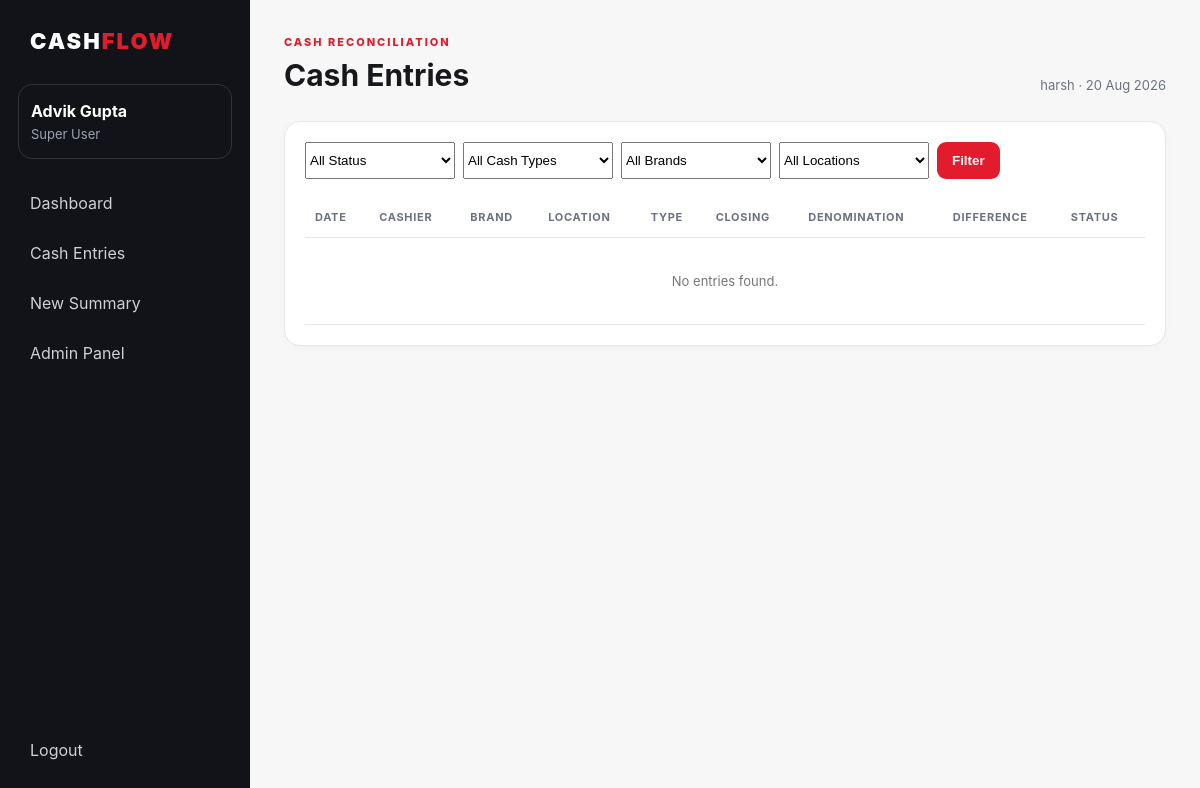
The app's page /entries/ (signed in) with its own data.
### cashapp/models.py (models this page shows, shortened)
class User(AbstractUser):
    ROLE_CHOICES=(('superuser','Super User'),('manager','Manager'),('cashier','Cashier'))
    role=models.CharField(max_length=20, choices=ROLE_CHOICES, default='cashier')
    brands=models.ManyToManyField(Brand, blank=True, related_name='assigned_users')
    locations=models.ManyToManyField(Location, blank=True, related_name='assigned_users')
    managers=models.ManyToManyField('self', blank=True, symmetrical=False, related_name='assigned_cashiers', limit_choices_to={'role':'manager'})

### cashapp/views.py (the view)
# urls.py: path('entries/',views.entry_list,name='entry_list'), path('entries/new/',views.entry_create,name='entry_create'), path('entries/<int:pk>/',views.entry_detail,name='entry_detail'), path('entries/<int:p
@login_required
@never_cache
def entry_list(request):
    qs=scoped_entries(request.user)
    for key in ['status','cash_type','brand','location','cashier']:
        val=request.GET.get(key)
        if val: qs=qs.filter(**{key:val})
    return render(request,'cashapp/entry_list.html',{'entries':qs[:300],'brands':Brand.objects.filter(active=True),'locations':Location.objects.filter(active=True)})

### cashapp/views.py (called while the page is built)
def scoped_entries(user):
    qs=CashEntry.objects.select_related('cashier','brand','location','last_action_by')
    if user.is_superuser or user.role=='superuser': return qs
    if user.role=='manager': return qs.filter(cashier__in=user.assigned_cashiers.all())
    return qs.filter(cashier=user)

### templates/cashapp/entry_list.html
{% extends 'base.html' %}{% block heading %}Cash Entries{% endblock %}{% block content %}<section class="panel"><form class="filters"><select name="status"><option value="">All Status</option><option value="pending">Pending</option><option value="approved">Approved</option><option value="revised">Revised</option><option value="rejected">Rejected</option></select><select name="cash_type"><option value="">All Cash Types</option><option value="main">Main Cash</option><option value="petty">Petty Cash</option></select><select name="brand"><option value="">All Brands</option>{% for b in brands %}<option value="{{ b.id }}">{{ b.name }}</option>{% endfor %}</select><select name="location"><option value="">All Locations</option>{% for l in locations %}<option value="{{ l.id }}">{{ l.name }}</option>{% endfor %}</select><button class="primary">Filter</button>{% if request.user.role == 'cashier' %}<a class="button" href="{% url 'entry_create' %}">+ New</a>{% endif %}</form><div class="tablewrap"><table><thead><tr><th>Date</th><th>Cashier</th><th>Brand</th><th>Location</th><th>Type</th><th>Closing</th><th>Denomination</th><th>Difference</th><th>Status</th></tr></thead><tbody>{% for e in entries %}<tr><td>{{ e.entry_date }}</td><td><a href="{% url 'entry_detail' e.pk %}"><b>{{ e.cashier }}</b></a></td><td>{{ e.brand }}</td><td>{{ e.location }}</td><td>{{ e.get_cash_type_display }}</td><td>₹{{ e.calculated_closing|floatformat:2 }}</td><td>₹{{ e.denomination_total|floatformat:2 }}</td><td class="{% if e.difference != 0 %}danger{% endif %}">₹{{ e.difference|floatformat:2 }}</td><td><span class="status {{ e.status }}">{{ e.get_status_display }}</span></td></tr>{% empty %}<tr><td colspan="9" class="empty">No entries found.</td></tr>{% endfor %}</tbody></table></div></section>{% endblock %}

### templates/base.html
{% load static %}<!doctype html><html><head><meta charset="utf-8"><meta name="viewport" content="width=device-width,initial-scale=1"><meta http-equiv="Cache-Control" content="no-store, no-cache, must-revalidate, max-age=0"><meta http-equiv="Pragma" content="no-cache"><meta http-equiv="Expires" content="0"><title>{% block title %}Cash Summary{% endblock %}</title><link rel="stylesheet" href="{% static 'css/app.css' %}"></head><body><div class="layout"><aside class="sidebar"><div class="brand">CASH<span>FLOW</span></div><div class="userbox"><b>{{ request.user.get_full_name|default:request.user.username }}</b><small>{{ request.user.get_role_display }}</small></div><nav><a href="{% url 'dashboard' %}">Dashboard</a><a href="{% url 'entry_list' %}">Cash Entries</a>{% if request.user.role == 'cashier' or request.user.is_superuser %}<a href="{% url 'entry_create' %}">New Summary</a>{% endif %}{% if request.user.is_superuser %}<a href="/admin/">Admin Panel</a>{% endif %}</nav><a class="logout" href="{% url 'logout' %}">Logout</a></aside><main class="main"><header><div><span class="eyebrow">CASH RECONCILIATION</span><h1>{% block heading %}Dashboard{% endblock %}</h1></div><div class="today">{{ request.user.get_username }} · {% now "d M Y" %}</div></header>{% for message in messages %}<div class="flash">{{ message }}</div>{% endfor %}{% block content %}{% endblock %}</main></div></body></html>

### static/css/app.css (style rules this page uses)
:root { --red:#e21b2d;--black:#111318;--gray:#f4f5f7;--line:#e5e7eb;--muted:#6b7280;--white:#fff }
* { box-sizing:border-box }
body { margin:0;font-family:Inter,Segoe UI,Arial,sans-serif;background:#f7f7f8;color:#17181b }
.layout { display:flex;min-height:100vh }
.sidebar { width:250px;background:var(--black);color:#fff;padding:28px 18px;position:fixed;inset:0 auto 0 0;display:flex;flex-direction:column }
.brand { font-weight:900;letter-spacing:2px;font-size:22px;padding:0 12px 30px }
.brand span { color:var(--red) }
.userbox { padding:16px 12px;border:1px solid #303238;border-radius:14px;margin-bottom:22px }
.userbox b,.userbox small { display:block }
.userbox small { color:#9ca3af;margin-top:5px }
nav { display:grid;gap:6px }
nav a,.logout { color:#cdd0d5;text-decoration:none;padding:12px;border-radius:10px }
.logout { margin-top:auto }
.main { margin-left:250px;width:calc(100% - 250px);padding:30px 34px }
header { display:flex;justify-content:space-between;align-items:end;margin-bottom:28px }
.eyebrow { font-size:11px;letter-spacing:2px;color:var(--red);font-weight:800 }
h1 { font-size:30px;margin:7px 0 0 }
.today,.muted,small { color:var(--muted);font-size:13px }
.panel { background:#fff;border:1px solid var(--line);border-radius:16px;padding:20px;box-shadow:0 2px 8px #00000006;margin-bottom:20px }
.tablewrap { overflow:auto }
table { width:100%;border-collapse:collapse;font-size:13px }
th,td { padding:13px 10px;border-bottom:1px solid var(--line);text-align:left;white-space:nowrap }
th { font-size:11px;text-transform:uppercase;letter-spacing:.7px;color:#6b7280 }
.filters { display:flex;gap:8px;flex-wrap:wrap;margin-bottom:18px }
.filters select,.filters input { min-width:150px }
.primary,.button { display:inline-block;border:0;border-radius:9px;padding:11px 15px;background:var(--red);color:#fff;text-decoration:none;font-weight:800;cursor:pointer }
.empty { text-align:center;padding:35px;color:#777 }

### records on screen
User: user.get_full_name "Advik Gupta", user.role "Super User", user.get_username "harsh"
